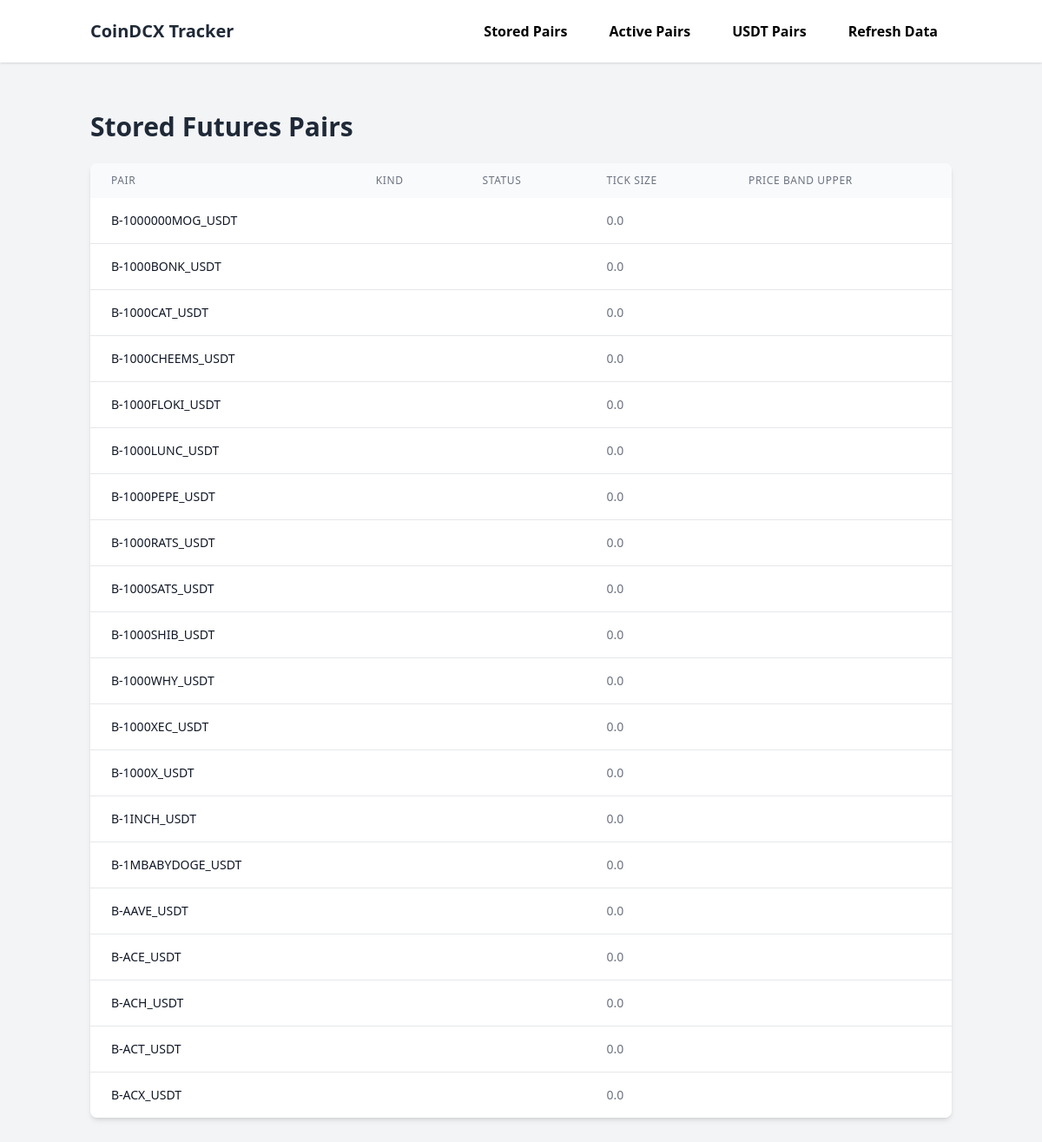
The page / on the database its author committed.
### models.py (models this page shows, shortened)
class FuturesPair(Base):
    __tablename__ = 'futures_pairs'
    pair = Column(String, primary_key=True)
    kind = Column(String)
    status = Column(String)
    tick_size = Column(Float)
    price_band_upper = Column(String)

### app.py (the view)
@app.route('/')
def index():
    session = Session()
    try:
        pairs = session.query(FuturesPair).order_by(FuturesPair.pair).limit(20).all()
        return render_template('futures.html', pairs=pairs)
    finally:
        session.close()

### templates/futures.html (shortened to what this page needs)
{% extends "base.html" %}
{% block content %}
        <h1 class="text-3xl font-bold text-gray-800 mb-6">Stored Futures Pairs</h1>
        <div class="bg-white shadow-md rounded-lg overflow-hidden">
            <table class="min-w-full">
                <thead class="bg-gray-50">
                    <tr>
                        <th class="px-6 py-3 text-left text-xs font-medium text-gray-500 uppercase tracking-wider">Pair</th>
                        <th class="px-6 py-3 text-left text-xs font-medium text-gray-500 uppercase tracking-wider">Kind</th>
                        <th class="px-6 py-3 text-left text-xs font-medium text-gray-500 uppercase tracking-wider">Status</th>
                        <th class="px-6 py-3 text-left text-xs font-medium text-gray-500 uppercase tracking-wider">Tick Size</th>
                        <th class="px-6 py-3 text-left text-xs font-medium text-gray-500 uppercase tracking-wider">Price Band Upper</th>
                    </tr>
                </thead>
                <tbody class="bg-white divide-y divide-gray-200">
                    {% for pair in pairs %}
                    <tr class="hover:bg-gray-50">
                        <td class="px-6 py-4 whitespace-nowrap text-sm font-medium text-gray-900">{{ pair.pair }}</td>
                        <td class="px-6 py-4 whitespace-nowrap text-sm text-gray-500">{{ pair.kind }}</td>
                        <td class="px-6 py-4 whitespace-nowrap text-sm text-gray-500">
                        </td>
                        <td class="px-6 py-4 whitespace-nowrap text-sm text-gray-500">{{ pair.tick_size }}</td>
                        <td class="px-6 py-4 whitespace-nowrap text-sm text-gray-500">{{ pair.price_band_upper }}</td>
                    </tr>
                    {% endfor %}
                </tbody>
            </table>
        </div>
        {% endblock %}

### templates/base.html (shortened to what this page needs)
<!DOCTYPE html>
<html lang="en">
<head>
    <script src="https://cdn.tailwindcss.com"></script>
</head>
<body class="bg-gray-100">
    {% include 'nav.html' %}
    <div class="container mx-auto px-4 py-8">
        {% block content %}{% endblock %}
    </div>
</body>
</html>

### templates/nav.html
{% macro nav_item(route, text, bg_color='blue', is_active=false) %}
<a href="{{ route }}"
   class="{% if is_active %}{{ bg_color }}-600{% else %}{{ bg_color }}-500{% endif %} hover:{{ bg_color }}-700 text-black font-bold py-2 px-4 rounded">
    {{ text }}
</a>
{% endmacro %}
<nav class="bg-white shadow mb-6">
    <div class="container mx-auto px-4">
        <div class="flex justify-between items-center py-4">
            <div class="flex items-center">
                <span class="text-xl font-bold text-gray-800">CoinDCX Tracker</span>
            </div>            <div class="flex space-x-4">
                {{ nav_item('/', 'Stored Pairs', 'blue', request.endpoint == 'index') }}
                {{ nav_item('/active', 'Active Pairs', 'blue', request.endpoint == 'active_pairs') }}
                {{ nav_item('/usdt', 'USDT Pairs', 'blue', request.endpoint == 'usdt_pairs') }}
                {% if request.endpoint == 'index' %}
                    {{ nav_item('/refresh', 'Refresh Data', 'green') }}
                {% endif %}
            </div>
        </div>
    </div>
</nav>

### rows shown on the page
FuturesPair: pair "B-1000000MOG_USDT", tick_size "0.0"
FuturesPair: pair "B-1000BONK_USDT", tick_size "0.0"
FuturesPair: pair "B-1000CAT_USDT", tick_size "0.0"
FuturesPair: pair "B-1000CHEEMS_USDT", tick_size "0.0"
FuturesPair: pair "B-1000FLOKI_USDT", tick_size "0.0"
FuturesPair: pair "B-1000LUNC_USDT", tick_size "0.0"
FuturesPair: pair "B-1000PEPE_USDT", tick_size "0.0"
FuturesPair: pair "B-1000RATS_USDT", tick_size "0.0"
FuturesPair: pair "B-1000SATS_USDT", tick_size "0.0"
FuturesPair: pair "B-1000SHIB_USDT", tick_size "0.0"
FuturesPair: pair "B-1000WHY_USDT", tick_size "0.0"
FuturesPair: pair "B-1000XEC_USDT", tick_size "0.0"
FuturesPair: pair "B-1000X_USDT", tick_size "0.0"
FuturesPair: pair "B-1INCH_USDT", tick_size "0.0"
FuturesPair: pair "B-1MBABYDOGE_USDT", tick_size "0.0"
FuturesPair: pair "B-AAVE_USDT", tick_size "0.0"
FuturesPair: pair "B-ACE_USDT", tick_size "0.0"
FuturesPair: pair "B-ACH_USDT", tick_size "0.0"
FuturesPair: pair "B-ACT_USDT", tick_size "0.0"
FuturesPair: pair "B-ACX_USDT", tick_size "0.0"

### other values the page prints
{{ text }} "Stored Pairs Active Pairs USDT Pairs Refresh Data"
